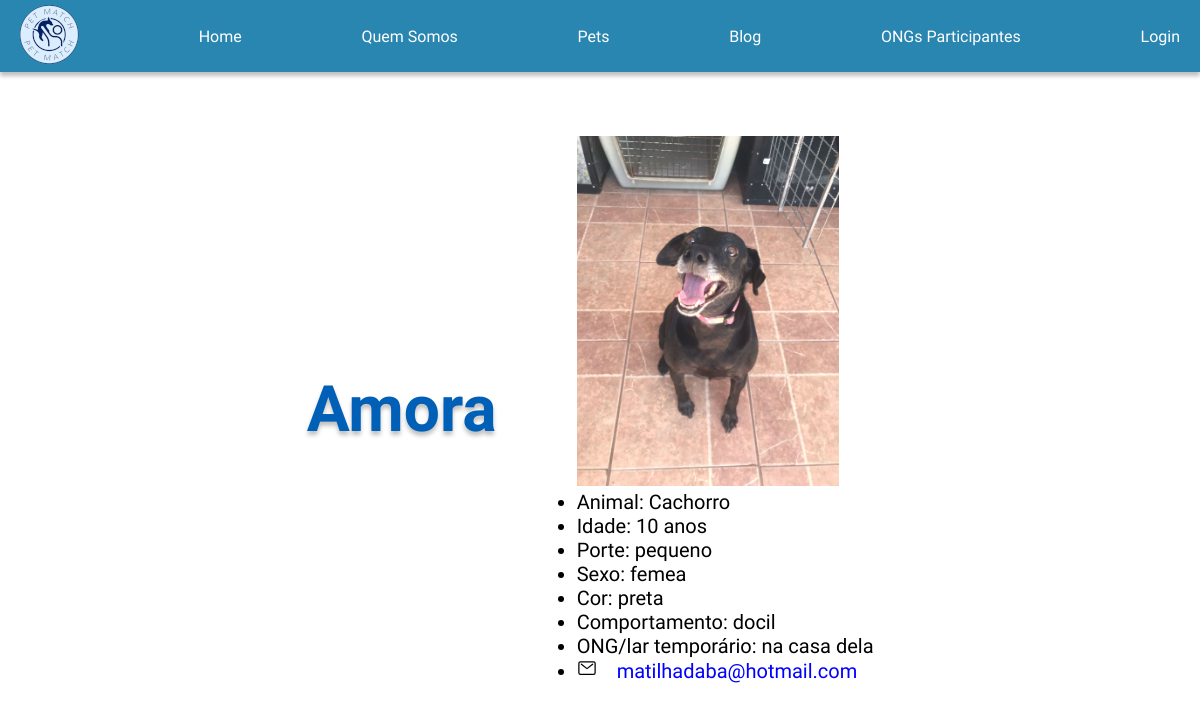
Page /detalhes_pet/2 on the committed database.
### petmatch/models.py (models this page shows, shortened)
class Pet(models.Model):
    animal = models.CharField(max_length=200)
    nome = models.CharField(max_length=200)
    data_nascimento = models.DateTimeField("data de nascimento")
    porte = models.CharField(max_length=10) # pequeno / medio / grande
    sexo = models.CharField(max_length=5) # femea / macho
    cor = models.CharField(max_length=200)
    localizacao = models.CharField(max_length=500)
    comportamento = models.CharField(max_length=500)
    email_contato = models.CharField(max_length=500, default="noreply@noreply.com.br")
    foto = models.ImageField(upload_to="photos/")
    def idade(self) -> int:
        return timezone.now().year - self.data_nascimento.year

### petmatch/views.py (the view)
# urls.py: path("detalhes_pet/<int:pet_id>", views.detalhes_pet, name="detalhes_pet"),
def detalhes_pet(request, pet_id):
    try:
        pet = Pet.objects.get(pk=pet_id)
    except Pet.DoesNotExist:
        raise Http404("Pet não encontrado")
    return render(request, "petmatch/detalhes_pet.html", {"pet": pet})

### templates/petmatch/detalhes_pet.html (shortened to what this page needs)
{% load static %}
<!DOCTYPE html>
<html lang="pt-BR">
    <head>
        <link rel="stylesheet" href="{% static 'styles\styles.css' %}">
    </head>
    <body>
        <main>
            <section id="home">
                <section class="cabecalho">
                    <nav class="cabecalho-menu">
                        <a class="cabecalho-logo" href="{% url 'index' %}">
                            <img src="{% static 'img/logo-menor.png' %}" alt="logo Petmatching" />
                        </a>
                        <a class="cabecalho-menu-item" href="{% url 'index' %}">Home</a>
                        <a class="cabecalho-menu-item" href="#quem_somos">Quem Somos</a>
                        <a class="cabecalho-menu-item" href="#pets">Pets</a>
                        <a class="cabecalho-menu-item" href="#blog">Blog</a>
                        <a class="cabecalho-menu-item" href="{% url 'lista_ong' %}">ONGs Participantes</a>
                        <a class="cabecalho-menu-item" href="/admin/login">Login</a>
                    </nav>
                </section>
                <section class="conteudo_inicial">
                    <h1>{{ pet.nome }}</h1>
                    <section class="pets_conteudo">
                        <div class="Estopa">
                            <img class="imagem_pet_home" src="{{ pet.foto.url }}" />
                            <ul>
                                <li>Animal: {{ pet.animal }}</li>
                                <li>Idade: {{ pet.idade }} anos</li>
                                <li>Porte: {{ pet.porte }}</li>
                                <li>Sexo: {{ pet.sexo }}</li>
                                <li>Cor: {{ pet.cor }}</li>
                                <li>Comportamento: {{ pet.comportamento }}</li>
                                <li>ONG/lar temporário: {{ pet.localizacao }}</li>
                                <li>
                                <ion-icon name="mail-outline"></ion-icon><a href="{{ pet.email_contato }}">{{ pet.email_contato }}</a>
                            </li>
                        </ul>
                    </div>
                </section>
            </section>
        </main>
    </body>
</html>

### setup/static/styles/styles.css (style rules this page uses)
* { margin: 0; padding: 0; box-sizing: border-box; text-decoration: none; }
.cabecalho { display: flex; flex-direction: row; align-items: center; justify-content: space-between; width: 100%; padding: 4px; color: #ffffff; background: rgba(7, 115, 165, 0.863); box-shadow: 0px 4px 4px rgba(0, 0, 0, 0.25); }
.cabecalho-menu { width: 100%; display: flex; justify-content: space-between; align-content: center; align-items: center; }
#home { height: 750px; }
.conteudo_inicial { display: flex; flex-direction: row; justify-content: center; align-items: center; width: 100%; padding: 1em; }
body { box-sizing: border-box; height: 100vh; font-family: 'Lilita One'; font-style: normal; font-size: 1rem; font-weight: 400; }
h1 { font-family: 'Titan One'; font-size: 4rem; color: #005FB6; text-shadow: 0px 4px 4px rgba(0, 0, 0, 0.25); margin: 32px; }
p, li { font-family: 'Quicksand', sans-serif; font-size: 1.25rem; }
a { padding-right: 1em; padding-left: 1em; color: #ffffff; }
.pets_conteudo { margin: 2em; display: flex; justify-content: space-between; }
.pets_conteudo div { margin: 1em; }
.pets_conteudo div a { color: blue; }
.imagem_pet_home { width: auto; height: 350px; }

### rows in the picture
Pet: nome "Amora", foto (picture), animal "Cachorro", idade "10", porte "pequeno", sexo "femea", cor "preta", comportamento "docil", localizacao "na casa dela", email_contato "matilhadaba@hotmail.com"
